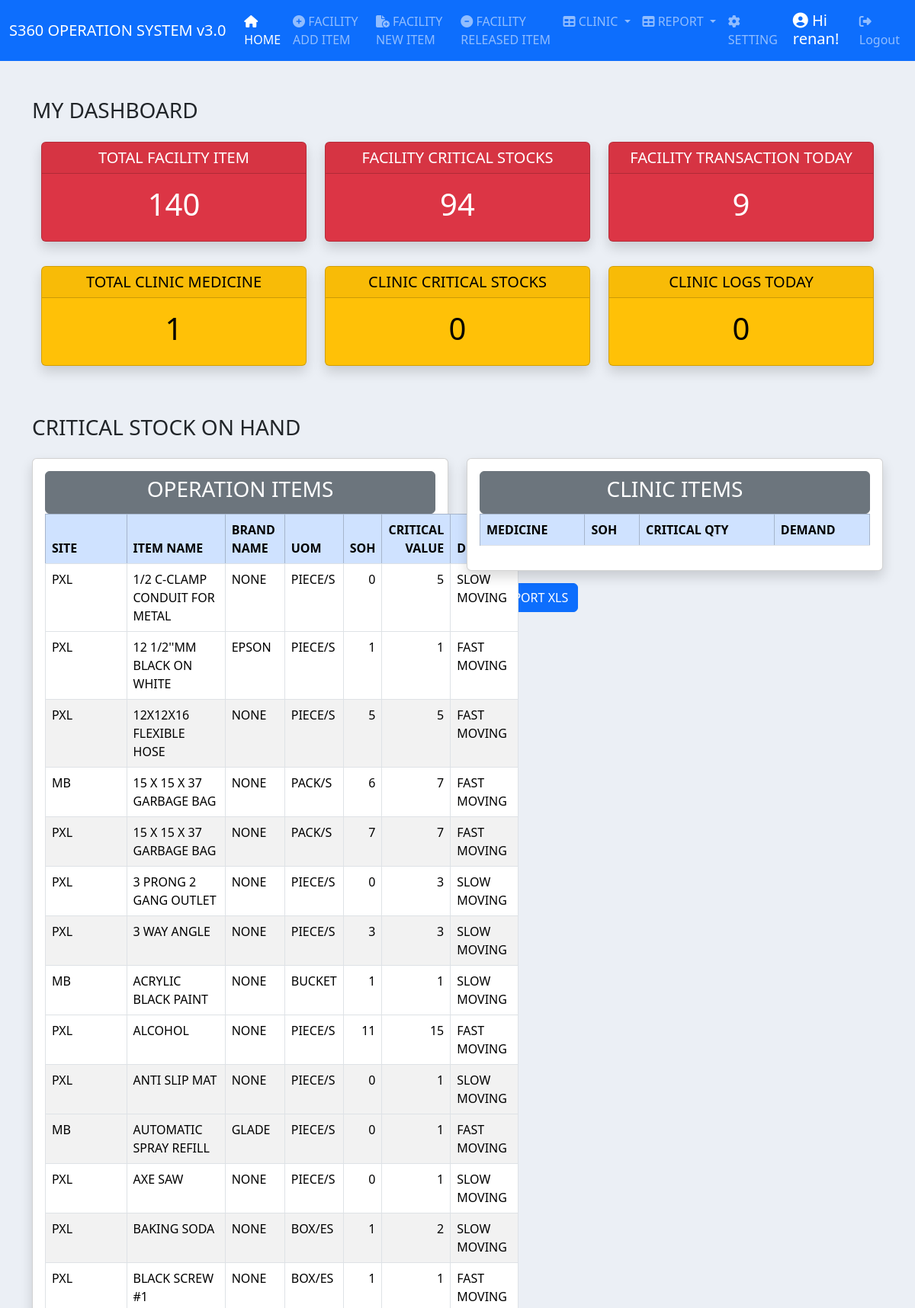
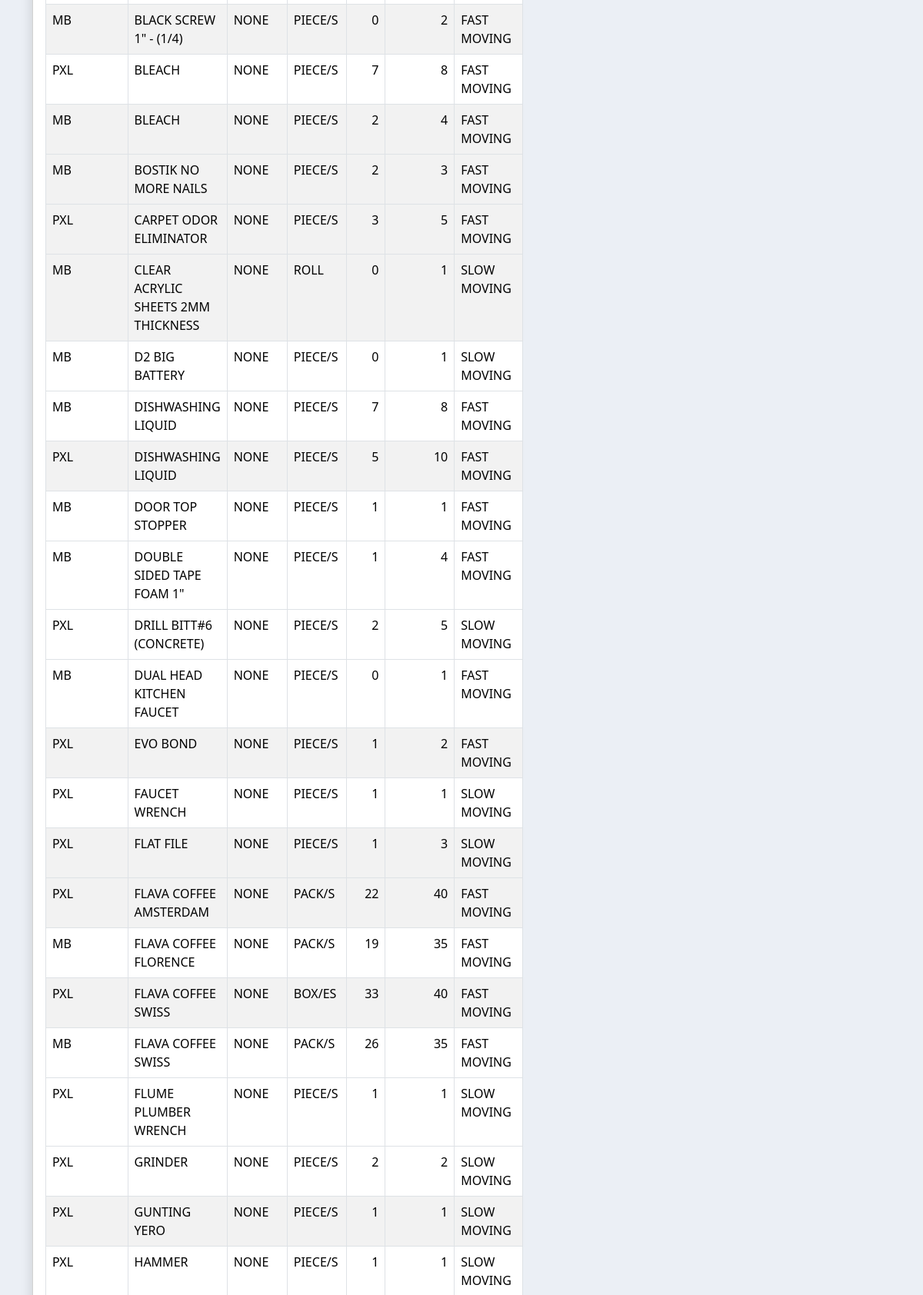
The page /dashboard/ (signed in, upper part) on the database its author committed (2 pictures, top to bottom).
### inventory/models.py (models this page shows, shortened)
class ItemBase(models.Model):
    item_name = models.CharField(max_length=200, null=True)
    brand_name = models.CharField(max_length=200, null=True)
    soh = models.IntegerField(null=True)
    item_code = models.CharField(max_length=200, null=True, blank=True)
    date_added = models.DateTimeField(auto_now_add=True)
    remarks = models.CharField(max_length=50, null=True)
    uom = models.ForeignKey(UOM, on_delete=models.CASCADE, null=True)
    critical_value = models.IntegerField(null=True, blank=True)
    site = models.ForeignKey(Site, on_delete=models.CASCADE)
    demand_item = models.ForeignKey(DemandItems, on_delete=models.CASCADE)
    division = models.ForeignKey(Division, on_delete=models.CASCADE, null=True)
    class Meta:
        ordering = ["item_name"]

class Site(models.Model):
    site = models.CharField(max_length=200)
    class Meta:
        ordering = ["site"]
    def __str__(self):
        return self.site

class UOM(models.Model):
    uom = models.CharField(max_length=100)
    def __str__(self):
        return self.uom
    class Meta:
        ordering = ["uom"]

class DemandItems(models.Model):
    demand_item = models.CharField(max_length=30)
    def __str__(self):
        return self.demand_item
    class Meta:
        ordering = ["demand_item"]

### dashboard/views.py (the view)
# urls.py: path('', views.dashboard_view, name='dashboard'),
@login_required
def dashboard_view(request):
    itembase = ItemBase.objects.all()
    item = Item.objects.all()
    clinic = Clinic_Record.objects.all()
    medicine = MedCode.objects.all()
    item_count = ItemBase.objects.filter(site=1).count()
    medicine_count = MedCode.objects.filter(location=1).count()
    critical_count = 0
    for critical in itembase:
        if critical.critical_value != 0:
            if critical.critical_value is not None:
                if critical.soh <= critical.critical_value:
                    critical_count += 1
            else:
                if critical.soh <= none_value:
                    critical_count += 1
    transaction_count = 0
    for transaction_date in item:
        if transaction_date.date_added.date() == datetime.datetime.now().date():
            transaction_count += 1
    critical_medicine_count = 0
    for medcritical in medicine:
        if medcritical.quantity <= medcritical.critical:
            critical_medicine_count += 1
    unique_users = set()  # A set to store unique user IDs
    for clinic_date in clinic:
        if clinic_date.date_added.date() == datetime.datetime.now().date():
            unique_users.add(clinic_date.employee_id)
    clinic_log_count = len(unique_users)  # Count the unique users
    context = {
        'item_count': item_count,
        'critical_count': critical_count,
        'none_value': none_value,
        'itembase': itembase,
        'transaction_count': transaction_count,
        'clinic_log_count': clinic_log_count,
        'medicine': medicine,
        'critical_medicine_count': critical_medicine_count,
        'medicine_count': medicine_count
    }
    return render(request, 'dashboard/dashboard_template.html', context)

### clinic/templatetags/custom_tags.py (called while the page is built)
@register.filter(name='has_group')
def has_group(user, group_name):
    return user.groups.filter(name=group_name).exists()

### dashboard/templates/dashboard/dashboard_template.html (shortened to what this page needs)
{% extends 'base.html'  %}
{% block content %}
<div class="container">
<div class="dasboard-title mt-5 pb-3">
    <h3>MY DASHBOARD  </h3>
</div>
<div class="container text-center">
    <div class="row">
      <div class="col-4">
        <div class="card text-bg-danger mb-3 shadow fade show">
            <h5 class="card-header">TOTAL FACILITY ITEM</h5>
            <div class="card-body">
              <h1 class="card-title">{{ item_count }}</h1>
            </div>
          </div>
      </div>
      <div class="col-4">
        <div class="card text-bg-danger shadow fade show">
            <h5 class="card-header ">FACILITY CRITICAL STOCKS</h5>
            <div class="card-body">
                <h1 class="card-title">{{ critical_count }}</h1>
            </div>
          </div>
      </div>
      <div class="col-4">
        <div class="card text-bg-danger mb-3 shadow fade show ">
            <h5 class="card-header">FACILITY TRANSACTION TODAY</h5>
            <div class="card-body">
                <h1 class="card-title">{{ transaction_count }}</h1>
            </div>
          </div>
      </div>
    </div>
    <div class="row mt-3">
      <div class="col-4">
        <div class="card text-bg-warning mb-3 shadow fade show ">
            <h5 class="card-header">TOTAL CLINIC MEDICINE</h5>
            <div class="card-body">
                <h1 class="card-title">{{ medicine_count }}</h1>
            </div>
          </div>
      </div>
      <div class="col-4">
        <div class="card text-bg-warning mb-3 shadow fade show ">
            <h5 class="card-header">CLINIC CRITICAL STOCKS</h5>
            <div class="card-body">
                <h1 class="card-title">{{ critical_medicine_count }}</h1>
            </div>
          </div>
      </div>
      <div class="col-4">
        <div class="card text-bg-warning mb-3 shadow fade show ">
            <h5 class="card-header">CLINIC LOGS TODAY</h5>
            <div class="card-body">
                <h1 class="card-title">{{ clinic_log_count }}</h1>
            </div>
          </div>
      </div>
    </div>
</div>
<div class="dasboard-title mt-5 pb-3">
    <h3>CRITICAL STOCK ON HAND </h3>
</div>
<div class="row">
    <div class="col-6">
          <div class="card card-body shadow fade show">
            <div class="btn btn-secondary">
              <h3>OPERATION ITEMS</h3>
            </div>
            <table class="table table-bordered table-hover table-striped">
                  <thead class="table-primary">
                    <tr>
                      <th scope="col">SITE</th>
                      <th scope="col">ITEM NAME</th>
                      <th scope="col">BRAND NAME</th>
                      <th scope="col">UOM</th>
                      <th scope="col" class="text-right">SOH</th>
                      <th scope="col" class="text-right">CRITICAL VALUE</th>
                      <th scope="col">DEMAND</th>
                    </tr>
                  </thead>
                  <tbody>
                    {% for item in itembase %}
                    <tr>
                      {% if item.critical_value != 0 %}
                        {% if item.critical_value > 0 %}
                          {% if item.soh <= item.critical_value %}
                            <td>{{ item.site }}</td>
                            <td>{{ item.item_name }}</td>
                            <td>{{ item.brand_name }}</td>
                            <td>{{ item.uom }}</td>
                            <td class="item_soh text-right">{{ item.soh }}</td>
                            <td class="text-right">{{ item.critical_value }}</td>
                            <td>{{ item.demand_item }}</td>
                          {% endif %}
                        {% endif %}
                      {% endif %}
                    </tr>
                    {% endfor %}
                  </tbody>
                </table>
          </div>
    </div>
    <div class="col-6">
      <div class="card card-body shadow fade show">
        <div class="btn btn-secondary">
          <h3>CLINIC ITEMS</h3>
        </div>
        <table class="table table-bordered table-hover table-striped">
              <thead class="table-primary">
                <tr>
                  <th scope="col">MEDICINE</th>
                  <th scope="col">SOH</th>
                  <th scope="col">CRITICAL QTY</th>
                  <th scope="col">DEMAND</th>
                </tr>
              </thead>
            </table>
      </div>
       <div class="pb-5">
            <a href="{% url 'critical_medicine_excel_export' %}"><button class="btn btn-primary mt-3 ms-2"> EXPORT XLS</button></a>
        </div>
    </div>
</div>
</div>
{% endblock content %}

### templates/navbar.html (shortened to what this page needs)
{% load custom_tags %}
<nav class="navbar navbar-expand-lg navbar-dark bg-primary">
    <div class="container-fluid">
      <a class="navbar-brand" href="">S360 OPERATION SYSTEM v3.0</a>
      {% if request.user.is_staff and request.user.is_superuser %}
      <div class="collapse navbar-collapse" id="navbarSupportedContent">
        <ul class="navbar-nav me-auto mb-2 mb-lg-0">
      {% if request.user|has_group:"OPERATION" or request.user|has_group:"ADMIN" %}
          <li class="nav-item">
            <a class="nav-link" aria-current="page" href="{% url 'dashboard' %}"><i class="fa-solid fa-house"></i> HOME</a>
          </li>
          <li class="nav-item">
            <a class="nav-link" href="{% url 'add_item' %}" ><i class="fa-solid fa-circle-plus"></i> FACILITY ADD ITEM </a>
          </li>
          <li class="nav-item">
            <a class="nav-link" href="{% url 'new_item' %}" ><i class="fa-solid fa-file-circle-plus"></i> FACILITY NEW ITEM</a>
          </li>
          <li class="nav-item">
            <a class="nav-link" href="{% url 'get_item' %}" ><i class="fa-solid fa-circle-minus"></i> FACILITY RELEASED ITEM</a>
          </li>
      {% endif %}
      {% if request.user|has_group:"CLINIC" or request.user|has_group:"ADMIN" %}
          <li class="nav-item dropdown">
            <a class="nav-link dropdown-toggle" href="#" role="button" data-bs-toggle="dropdown" aria-expanded="false">
              <i class="fa-solid fa-table"></i>  CLINIC
            </a>
          </li>
      {% endif %}
      {% if request.user|has_group:"OPERATION" or request.user|has_group:"ADMIN" or request.user|has_group:"CLINIC" %}
          <li class="nav-item dropdown">
            <a class="nav-link dropdown-toggle" href="#" role="button" data-bs-toggle="dropdown" aria-expanded="false">
              <i class="fa-solid fa-table"></i>  REPORT
            </a>
      {% endif %}
          </li>
      {% if request.user|has_group:"ADMIN" %}
          <li class="nav-item">
            <a class="nav-link" href="/admin" ><i class="fa-solid fa-gear"></i> SETTING</a>
          </li>
      {% endif %}
        </ul>
        <ul class="navbar-nav ml-auto">
      {% if user.is_authenticated %}
        <h5 id="hi-name"><i class="fa-solid fa-circle-user"></i> Hi {{ user.username }}!</h5>
          <li class="nav-item">
            <a class="nav-link" href="{% url 'user-logout' %}" ><i class="fa-solid fa-right-from-bracket"></i> Logout</a>
          </li>
      {% endif %}
      {% endif %}
      </div>
    </div>
  </nav>

### static/mystyle.css (style rules this page uses)
#hi-name { color: white; padding-top: 7px; padding-left: 12px; padding-right: 10px; }
body { background-color: #ebeff5; }
.text-right { text-align: right }
.text-center { text-align: center }

### rows shown on the page
ItemBase: site "PXL", item_name "1/2 C-CLAMP CONDUIT FOR METAL", brand_name "NONE", uom "PIECE/S", soh "0", critical_value "5", demand_item "SLOW MOVING"
ItemBase: site "PXL", item_name "12 1/2''MM BLACK ON WHITE", brand_name "EPSON", uom "PIECE/S", soh "1", critical_value "1", demand_item "FAST MOVING"
ItemBase: site "PXL", item_name "12X12X16 FLEXIBLE HOSE", brand_name "NONE", uom "PIECE/S", soh "5", critical_value "5", demand_item "FAST MOVING"
ItemBase: site "MB", item_name "15 X 15 X 37 GARBAGE BAG", brand_name "NONE", uom "PACK/S", soh "6", critical_value "7", demand_item "FAST MOVING"
ItemBase: site "PXL", item_name "15 X 15 X 37 GARBAGE BAG", brand_name "NONE", uom "PACK/S", soh "7", critical_value "7", demand_item "FAST MOVING"
ItemBase: site "PXL", item_name "3 PRONG 2 GANG OUTLET", brand_name "NONE", uom "PIECE/S", soh "0", critical_value "3", demand_item "SLOW MOVING"
ItemBase: site "PXL", item_name "3 WAY ANGLE", brand_name "NONE", uom "PIECE/S", soh "3", critical_value "3", demand_item "SLOW MOVING"
ItemBase: site "MB", item_name "ACRYLIC BLACK PAINT", brand_name "NONE", uom "BUCKET", soh "1", critical_value "1", demand_item "SLOW MOVING"
ItemBase: site "PXL", item_name "ALCOHOL", brand_name "NONE", uom "PIECE/S", soh "11", critical_value "15", demand_item "FAST MOVING"
ItemBase: site "PXL", item_name "ANTI SLIP MAT", brand_name "NONE", uom "PIECE/S", soh "0", critical_value "1", demand_item "SLOW MOVING"
ItemBase: site "MB", item_name "AUTOMATIC SPRAY REFILL", brand_name "GLADE", uom "PIECE/S", soh "0", critical_value "1", demand_item "FAST MOVING"
ItemBase: site "PXL", item_name "AXE SAW", brand_name "NONE", uom "PIECE/S", soh "0", critical_value "1", demand_item "SLOW MOVING"
ItemBase: site "PXL", item_name "BAKING SODA", brand_name "NONE", uom "BOX/ES", soh "1", critical_value "2", demand_item "SLOW MOVING"
ItemBase: site "PXL", item_name "BLACK SCREW #1", brand_name "NONE", uom "BOX/ES", soh "1", critical_value "1", demand_item "FAST MOVING"
ItemBase: site "MB", item_name "BLACK SCREW 1\" - (1/4)", brand_name "NONE", uom "PIECE/S", soh "0", critical_value "2", demand_item "FAST MOVING"
ItemBase: site "PXL", item_name "BLEACH", brand_name "NONE", uom "PIECE/S", soh "7", critical_value "8", demand_item "FAST MOVING"
ItemBase: site "MB", item_name "BLEACH", brand_name "NONE", uom "PIECE/S", soh "2", critical_value "4", demand_item "FAST MOVING"
ItemBase: site "MB", item_name "BOSTIK NO MORE NAILS", brand_name "NONE", uom "PIECE/S", soh "2", critical_value "3", demand_item "FAST MOVING"
ItemBase: site "PXL", item_name "CARPET ODOR ELIMINATOR", brand_name "NONE", uom "PIECE/S", soh "3", critical_value "5", demand_item "FAST MOVING"
ItemBase: site "MB", item_name "CLEAR ACRYLIC SHEETS 2MM THICKNESS", brand_name "NONE", uom "ROLL", soh "0", critical_value "1", demand_item "SLOW MOVING"
ItemBase: site "MB", item_name "D2 BIG BATTERY", brand_name "NONE", uom "PIECE/S", soh "0", critical_value "1", demand_item "SLOW MOVING"
ItemBase: site "MB", item_name "DISHWASHING LIQUID", brand_name "NONE", uom "PIECE/S", soh "7", critical_value "8", demand_item "FAST MOVING"
ItemBase: site "PXL", item_name "DISHWASHING LIQUID", brand_name "NONE", uom "PIECE/S", soh "5", critical_value "10", demand_item "FAST MOVING"
ItemBase: site "MB", item_name "DOOR TOP STOPPER", brand_name "NONE", uom "PIECE/S", soh "1", critical_value "1", demand_item "FAST MOVING"
ItemBase: site "MB", item_name "DOUBLE SIDED TAPE FOAM 1\"", brand_name "NONE", uom "PIECE/S", soh "1", critical_value "4", demand_item "FAST MOVING"
ItemBase: site "PXL", item_name "DRILL BITT#6 (CONCRETE)", brand_name "NONE", uom "PIECE/S", soh "2", critical_value "5", demand_item "SLOW MOVING"
ItemBase: site "MB", item_name "DUAL HEAD KITCHEN FAUCET", brand_name "NONE", uom "PIECE/S", soh "0", critical_value "1", demand_item "FAST MOVING"
ItemBase: site "PXL", item_name "EVO BOND", brand_name "NONE", uom "PIECE/S", soh "1", critical_value "2", demand_item "FAST MOVING"
ItemBase: site "PXL", item_name "FAUCET WRENCH", brand_name "NONE", uom "PIECE/S", soh "1", critical_value "1", demand_item "SLOW MOVING"
ItemBase: site "PXL", item_name "FLAT FILE", brand_name "NONE", uom "PIECE/S", soh "1", critical_value "3", demand_item "SLOW MOVING"
ItemBase: site "PXL", item_name "FLAVA COFFEE AMSTERDAM", brand_name "NONE", uom "PACK/S", soh "22", critical_value "40", demand_item "FAST MOVING"
ItemBase: site "MB", item_name "FLAVA COFFEE FLORENCE", brand_name "NONE", uom "PACK/S", soh "19", critical_value "35", demand_item "FAST MOVING"
ItemBase: site "PXL", item_name "FLAVA COFFEE SWISS", brand_name "NONE", uom "BOX/ES", soh "33", critical_value "40", demand_item "FAST MOVING"
ItemBase: site "MB", item_name "FLAVA COFFEE SWISS", brand_name "NONE", uom "PACK/S", soh "26", critical_value "35", demand_item "FAST MOVING"
ItemBase: site "PXL", item_name "FLUME PLUMBER WRENCH", brand_name "NONE", uom "PIECE/S", soh "1", critical_value "1", demand_item "SLOW MOVING"
ItemBase: site "PXL", item_name "GRINDER", brand_name "NONE", uom "PIECE/S", soh "2", critical_value "2", demand_item "SLOW MOVING"
ItemBase: site "PXL", item_name "GUNTING YERO", brand_name "NONE", uom "PIECE/S", soh "1", critical_value "1", demand_item "SLOW MOVING"
ItemBase: site "PXL", item_name "HAMMER", brand_name "NONE", uom "PIECE/S", soh "1", critical_value "1", demand_item "SLOW MOVING"

### other values the page prints
{{ user.username }} "renan"
{{ item_count }} "140"
{{ critical_count }} "94"
{{ transaction_count }} "9"
{{ medicine_count }} "1"
{{ critical_medicine_count }} "0"
{{ clinic_log_count }} "0"
